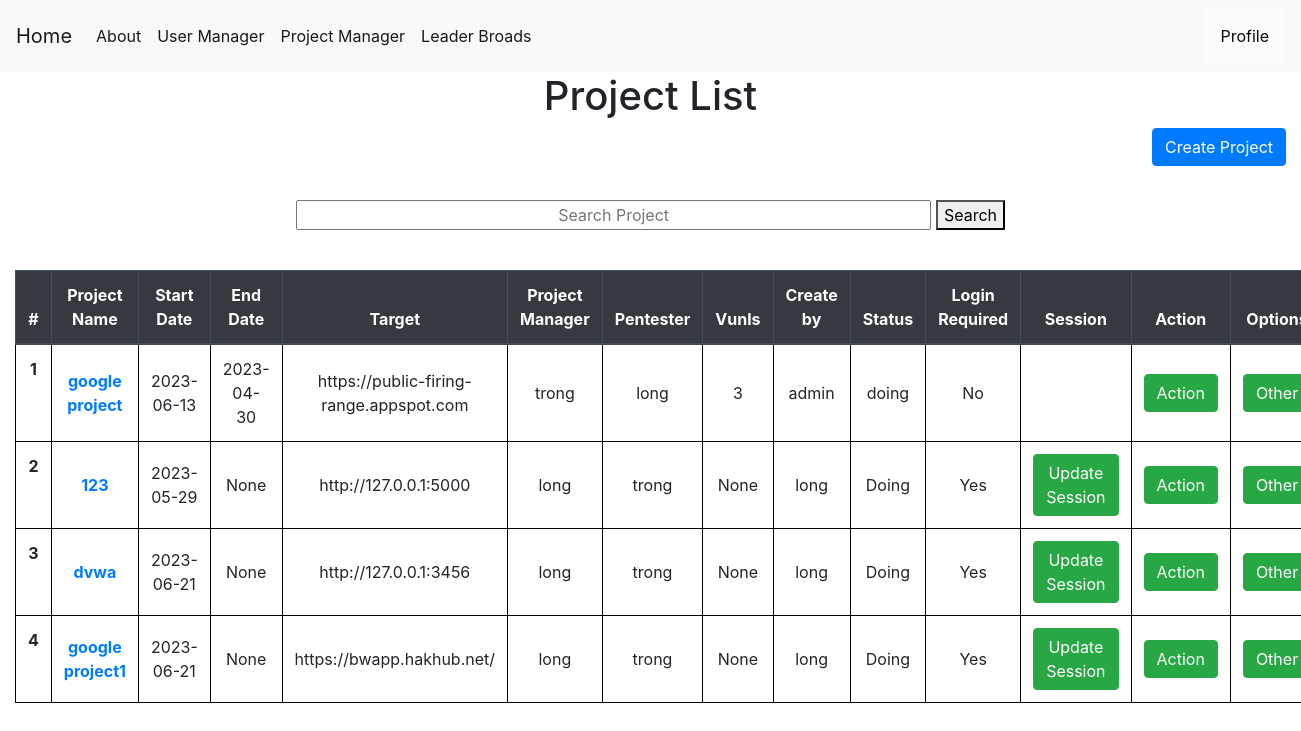
Before: /projectmanager (signed in) with the older database file.
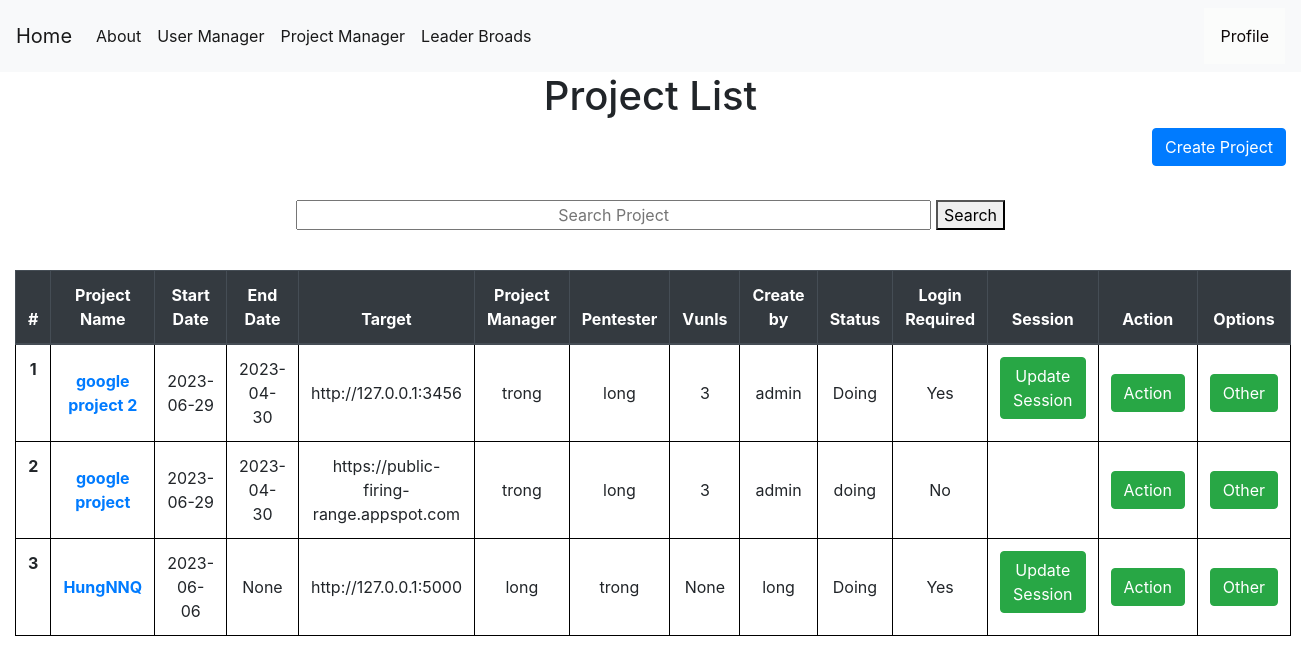
After: the same page with the newer database file.
### tables this page shows
CREATE TABLE projects (
    projectid INTEGER PRIMARY KEY AUTOINCREMENT,
    projectname TEXT NOT NULL,
    startdate date NOT NULL,
    enddate date,
    vunls int,
    target text not null,
    securitylevel TEXT,
    manager TEXT ,
    pentester TEXT ,
    status TEXT NOT NULL,
    create_by INTEGER ,
    isspider INTEGER,
    isfuzzing INTEGER,
    login INTEGER NOT NULL,
    isconfig INTEGER NOT NULL DEFAULT 0,
    FOREIGN KEY (pentester) REFERENCES users(userid) ON DELETE CASCADE
    FOREIGN KEY (manager) REFERENCES users(userid) ON DELETE CASCADE
    FOREIGN KEY (create_by) REFERENCES users(userid) ON DELETE CASCADE
);

### app.py (the view)
@app.route('/projectmanager', methods=('GET', 'POST'))
def showproject():
    msg = ''
    if session["userid"] == None:
        return redirect(url_for('login'))
    currentuser = get_current_user()
    conn = get_db_connection()
    projects = conn.execute('SELECT * FROM projects').fetchall()
    users = conn.execute('SELECT * FROM users').fetchall()
    conn.commit()
    conn.close()
    return render_template('show_project.html', currentuser=currentuser,projects=projects,users=users,msg=msg)

### app.py (called while the page is built)
def get_db_connection():
    conn = sqlite3.connect('database.db')
    conn.row_factory = sqlite3.Row
    return conn

def get_current_user():
    userid = session["userid"]
    conn = get_db_connection()
    user = conn.execute('SELECT * FROM users WHERE userid = ?',(userid,)).fetchone()
    conn.commit()
    conn.close()
    return user

### templates/show_project.html (shortened to what this page needs)
{% extends 'base.html' %}
{% block content %}
    <center><h1>{% block title %}  Project List  {% endblock %}</h1></center>
    <link rel= "stylesheet" type= "text/css" href= "{{ url_for('static',filename='css/showuser.css') }}">
    <link rel= "stylesheet" type= "text/css" href= "{{ url_for('static',filename='css/loading.css') }}">
    {% if currentuser["role"] != "Pentester" %}
    <a href="{{ url_for('add_project')}}" class="btn btn-primary" style="float: right;" role="button" aria-pressed="true">Create Project</a>
    {% endif %}
  <center>
  <form action="{{ url_for('search_project') }}" method ="GET">
    <input style="text-align: center;width:50%;" name="projectname" type="projectname" placeholder="Search Project" />
    <button>Search</button>
  </form>
</center></br>
<div >
    <table class="table" style="width:100%">
        <thead class="thead-dark" style="width:100%">
          <tr>
            <th style="text-align: center"scope="col">#</th>
            <th style="text-align: center"scope="col">Project Name</th>
            <th style="text-align: center"scope="col">Start Date</th>
            <th style="text-align: center"scope="col">End Date</th>
            <th style="text-align: center"scope="col">Target</th>
            <th style="text-align: center"scope="col">Project Manager</th>
            <th style="text-align: center"scope="col">Pentester</th>
            <th style="text-align: center"scope="col">Vunls</th>
            <th style="text-align: center"scope="col">Create by</th>
            <th style="text-align: center"scope="col">Status</th>
            <th style="text-align: center"scope="col">Login Required</th>
            <th style="text-align: center"scope="col">Session</th>
            <th style="text-align: center;width: 10%;"scope="col">Action</th>
            <th style="text-align: center"scope="col">Options</th>
          </tr>
        </thead>
        <tbody>
        {% for project in projects %}
          <tr >
            <th style="text-align: center" class="counterCell"></th>
            <th style="text-align: center"class="align-middle" scope="row"><a href="{{ url_for('project_detail',id= project.projectid) }} ">{{ project.projectname }}</a></th>
            <td style="text-align: center"class="align-middle" >{{ project.startdate }}</td>
            <td style="text-align: center"class="align-middle" >{{ project.enddate }}</td>
            <td style="text-align: center"class="align-middle" >{{ project.target }}</a></td>
            <td style="text-align: center"class="align-middle" >{{ project.manager }}</td>
            <td style="text-align: center"class="align-middle" >{{ project.pentester }}</td>
            <td style="text-align: center"class="align-middle" >{{ project.vunls }}</td>
            <td style="text-align: center"class="align-middle" >{{ project.create_by }}</td>
            <td style="text-align: center"class="align-middle" >{{ project.status }}</td>
            {% if project.login == 1 %}
            <td style="text-align: center"class="align-middle" >Yes</td>
            {% else %}
            <td style="text-align: center"class="align-middle" >No</td>
            {% endif %}
            <td>
            {% if project.login == 1 %}
              {% if project.isconfig == 0%}
              <a style="text-align: center" href="{{ url_for('cookies_config',id= project.projectid) }}" class="btn btn-primary">Config Session</a>
              {% else %}
              <a style="text-align: center" href="{{ url_for('cookies_update',id= project.projectid) }}" class="btn btn-success">Update Session</a>
              {% endif%}
            {% else %}
            <a></a>
            {% endif %}
            </td>
            <td style="text-align: center" class="align-middle" >
              <div style="float:center;" class="dropdown">
                <button class="btn btn-success" class="dropbtn">Action</button>
              </div>
            </td>
            <td style="text-align: center" class="align-middle" >
              <div style="float:center;" class="dropdown">
                <button class="btn btn-success" class="dropbtn">Other</button>
              </div>
            </td>
          </tr>
        {% endfor %}
        </tbody>
      </table>
    </div>
{% endblock %}

### templates/base.html (shortened to what this page needs)
<!doctype html>
<link rel= "stylesheet" type= "text/css" href= "{{ url_for('static',filename='css/style.css') }}">
<html lang="en">
  <head>
    <link rel="stylesheet" href="https://stackpath.bootstrapcdn.com/bootstrap/4.3.1/css/bootstrap.min.css">
  </head>
  <body>
    <nav class="navbar navbar-expand-md navbar-light bg-light">
      {% block sidebar %}
        <a class="navbar-brand" href="{{ url_for('dashboard')}}">Home</a>
        <div class="collapse navbar-collapse" id="navbarNav">
            <ul class="navbar-nav">
            <li class="nav-item active">
                <a class="nav-link" href="{{ url_for('about_us')}}">About</a>
            </li>
            </ul>
            <ul class="navbar-nav">
              {% if session.userid %}
                {% if session.userid == 1 %}
              <li class="nav-item active">
                <a class="nav-link" href="{{ url_for('showuser')}}">User Manager</a>
              </li>
                {% endif %}
              <li class="nav-item active">
                <a class="nav-link" href="{{ url_for('showproject')}}">Project Manager</a>
              </li>
              <li class="nav-item active">
                <a class="nav-link" href="{{ url_for('leaderboard')}}">Leader Broads</a>
              </li>
              {% endif %}
              </ul>
        </div>
        {% endblock %}
        {% if session.userid %}
        <div class="dropdown">
          <button class="dropbtn">Profile</button>
        </div>
        {% else %}
          <a href="{{ url_for('login')}}" class="nav-link">Login</a>
        {% endif %}
    </nav>
    <div class="container">
        {% block content %} {% endblock %}
    </div>
</html>

### static/css/style.css (style rules this page uses)
table, th, td { border: 1px solid black; }
body { min-height: 100vh; height: 100%; margin: 0; z-index: 10; display: grid; grid-template-rows: auto 1fr auto; }
body { display: flex; flex-direction: column; }
.dropbtn { background-color: #fbfcfb; color: rgb(15, 8, 8); padding: 16px; font-size: 16px; border: none; }
.dropdown { position: relative; display: inline-block; }
.container { max-width: 1680px !important; }

### static/css/showuser.css (style rules this page uses)
table { counter-reset: tableCount; }
.counterCell:before { content: counter(tableCount); counter-increment: tableCount; }

Changed rows visible on the page:
removed projects: projectname "dvwa", startdate "2023-06-21", enddate "None", target "http://127.0.0.1:3456", manager "long", pentester "trong", vunls "None", create_by "long", status "Doing", login "Yes"
removed projects: projectname "google project1", startdate "2023-06-21", enddate "None", target "https://bwapp.hakhub.net/", manager "long", pentester "trong", vunls "None", create_by "long", status "Doing", login "Yes"
added projects: projectname "google project 2", startdate "2023-06-29", enddate "2023-04-30", target "http://127.0.0.1:3456", manager "trong", pentester "long", vunls "3", create_by "admin", status "Doing", login "Yes"
changed projects "google project": startdate "2023-06-13" → "2023-06-29"
changed projects "http://127.0.0.1:5000": projectname "123" → "HungNNQ"; startdate "2023-05-29" → "2023-06-06"
